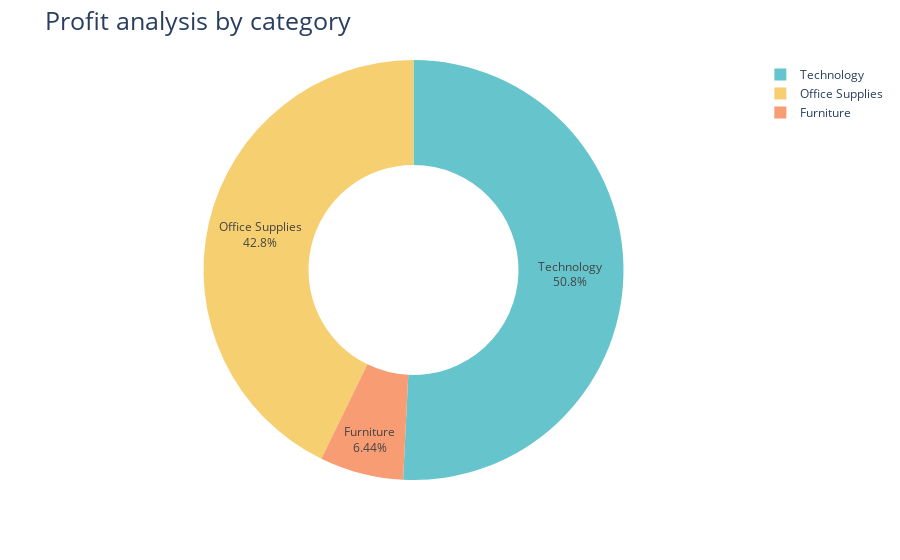

The notebook cell saved with this chart:
### Code cell
fig = px.pie(profit_by_category,
             values = 'Profit',
             names  = 'Category',
             hole = 0.5,
             color_discrete_sequence = px.colors.qualitative.Pastel)
fig.update_traces(textposition = 'inside', textinfo = 'percent+label')
fig.update_layout(title_text = 'Profit analysis by category', title_font = dict(size = 25))
fig.show()

### Figure 1 — Plotly figure (JSON) as saved in the notebook; plotly's stock layout.template omitted (floating-point values rounded to 4 significant figures)
{"data": [{"domain": {"x": [0, 1], "y": [0, 1]}, "hole": 0.5, "hovertemplate": "Category=%{label}<br>Profit=%{value}<extra></extra>", "labels": ["Furniture", "Office Supplies", "Technology"], "legendgroup": "", "name": "", "showlegend": true, "textinfo": "percent+label", "textposition": "inside", "type": "pie", "values": [18450.0, 122500.0, 145500.0]}], "layout": {"legend": {"tracegroupgap": 0}, "margin": {"t": 60}, "piecolorway": ["rgb(102, 197, 204)", "rgb(246, 207, 113)", "rgb(248, 156, 116)", "rgb(220, 176, 242)", "rgb(135, 197, 95)", "rgb(158, 185, 243)", "rgb(254, 136, 177)", "rgb(201, 219, 116)", "rgb(139, 224, 164)", "rgb(180, 151, 231)", "rgb(179, 179, 179)"], "title": {"font": {"size": 25}, "text": "Profit analysis by category"}}}
